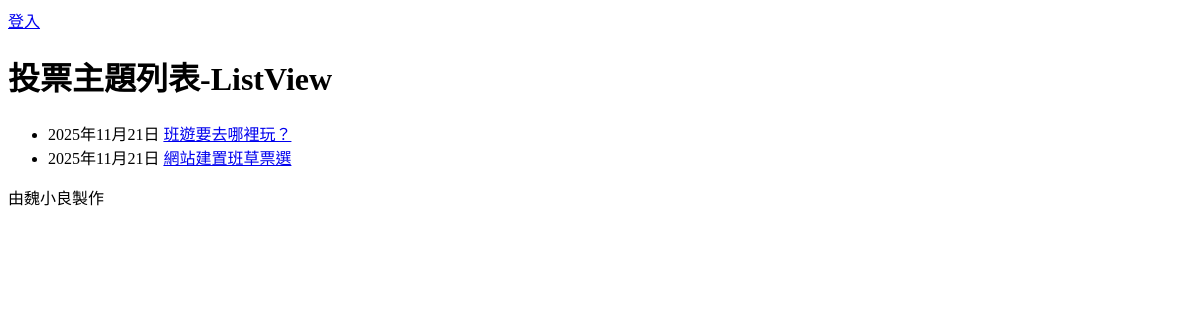
/poll/, run on an earlier commit of the app's database.
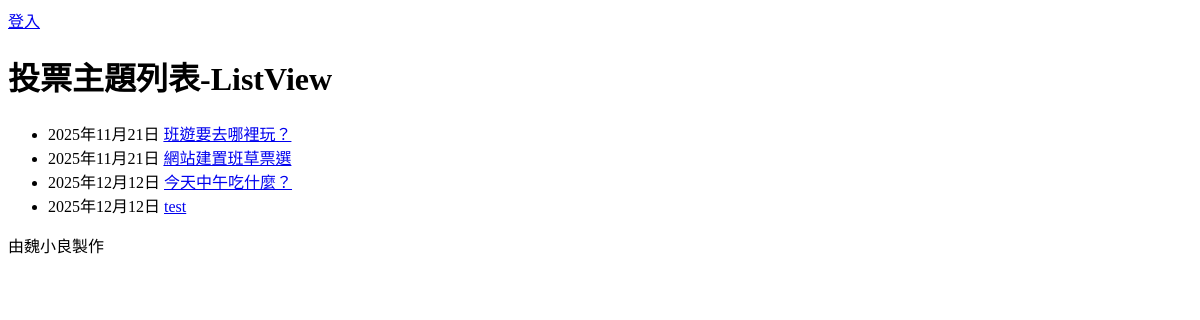
And on a later commit of the database.
### default/models.py (models this page shows, shortened)
class Poll(models.Model):
    subject = models.CharField("投票主題", max_length=64)
    desc = models.TextField("說明")
    created = models.DateField("建立日期", auto_now_add=True)

### default/views.py (the view)
# urls.py: path("", PollList.as_view(), name='poll_list'),
class PollList(ListView):
    model = Poll

### templates/default/poll_list.html (shortened to what this page needs)
{% extends "base.html" %}
{% block main %}
    <h1>投票主題列表-ListView</h1>
    <ul>
        {% for poll in poll_list %}
        <li>
            {{poll.created}}
            <a href="{% url 'poll_view' poll.id %}">{{poll.subject}}</a>
        </li>
        {% endfor %}
    </ul>
{% endblock %}

What changed in the data, as far as the page shows it:
added Poll: created "2025年12月12日", subject "今天中午吃什麼？"
added Poll: created "2025年12月12日", subject "test"
